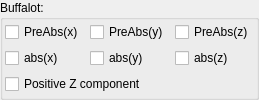
    <widget class="QGroupBox" name="groupBox_5">
     <property name="title">
      <string>Buffalot:</string>
     </property>
     <layout class="QVBoxLayout" name="verticalLayout_10">
      <property name="leftMargin">
       <number>2</number>
      </property>
      <property name="topMargin">
       <number>2</number>
      </property>
      <property name="rightMargin">
       <number>2</number>
      </property>
      <property name="bottomMargin">
       <number>2</number>
      </property>
      <item>
       <layout class="QGridLayout" name="gridLayout">
        <item row="1" column="2">
         <widget class="QCheckBox" name="checkBox_buffalo_abs_z">
          <property name="text">
           <string notr="true">abs(z)</string>
          </property>
         </widget>
        </item>
        <item row="0" column="2">
         <widget class="QCheckBox" name="checkBox_buffalo_preabs_z">
          <property name="text">
           <string>PreAbs(z)</string>
          </property>
         </widget>
        </item>
        <item row="0" column="1">
         <widget class="QCheckBox" name="checkBox_buffalo_preabs_y">
          <property name="text">
           <string>PreAbs(y)</string>
          </property>
         </widget>
        </item>
        <item row="1" column="1">
         <widget class="QCheckBox" name="checkBox_buffalo_abs_y">
          <property name="text">
           <string notr="true">abs(y)</string>
          </property>
         </widget>
        </item>
        <item row="0" column="0">
         <widget class="QCheckBox" name="checkBox_buffalo_preabs_x">
          <property name="text">
           <string>PreAbs(x)</string>
          </property>
         </widget>
        </item>
        <item row="1" column="0">
         <widget class="QCheckBox" name="checkBox_buffalo_abs_x">
          <property name="text">
           <string notr="true">abs(x)</string>
          </property>
         </widget>
        </item>
       </layout>
      </item>
      <item>
       <widget class="QCheckBox" name="checkBox_buffalo_pos_z">
        <property name="sizePolicy">
         <sizepolicy hsizetype="Minimum" vsizetype="Maximum">
          <horstretch>0</horstretch>
          <verstretch>0</verstretch>
         </sizepolicy>
        </property>
        <property name="text">
         <string>Positive Z component</string>
        </property>
       </widget>
      </item>
     </layout>
    </widget>
